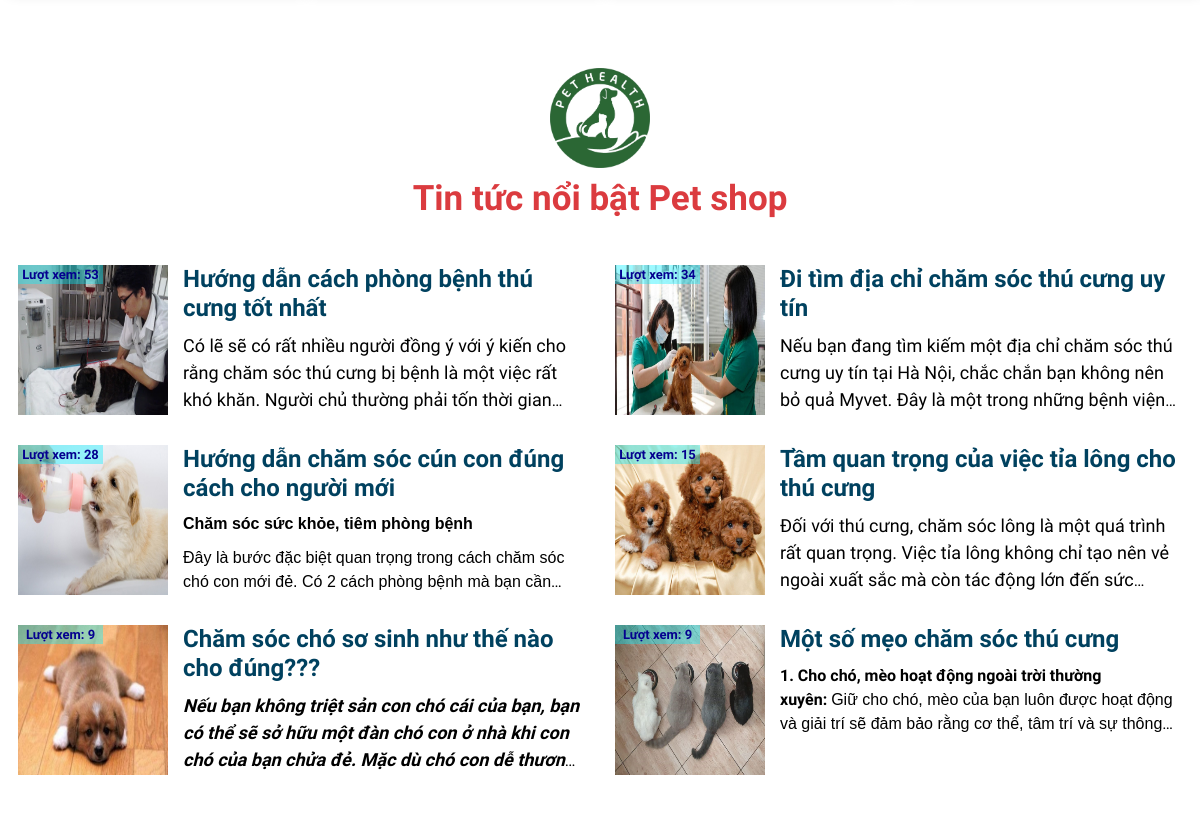
Before: / (middle part) with the older database file.
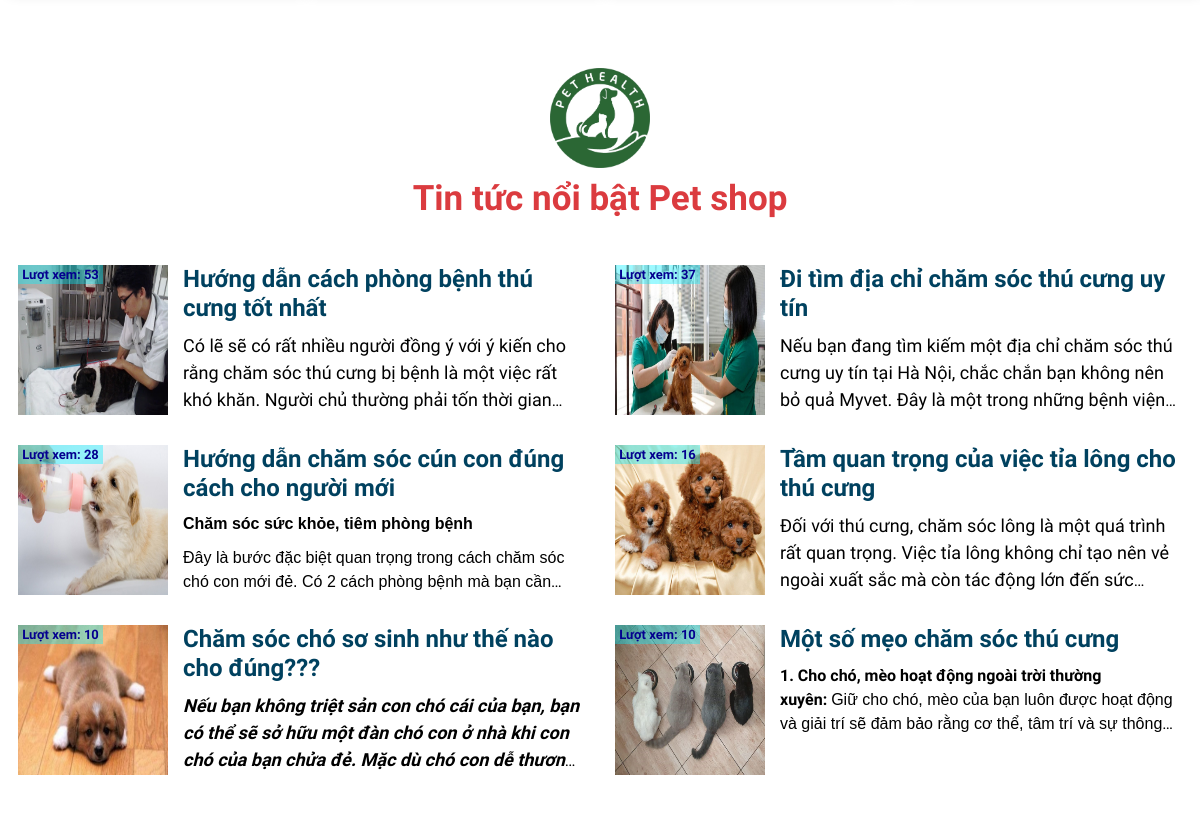
After: the same page with the newer database file.
### tables this page shows
CREATE TABLE `news` (
  `id` int(11) NOT NULL,
  `title` varchar(255) NOT NULL,
  `content` longtext NOT NULL,
  `image` varchar(255) NOT NULL,
  `date` date NOT NULL,
  `status_news` int(11) NOT NULL,
  `slug` varchar(255) NOT NULL,
  `view` int(11) NOT NULL
);

### index.php (the view, shortened to what this page needs)
<?php
include './include/config.php';
$sql_news = "SELECT * FROM news WHERE status_news = 1 ORDER BY view DESC LIMIT 6";
$query_news = $conn->prepare($sql_news);
$query_news->execute();
$result_news = $query_news->fetchAll(PDO::FETCH_OBJ);
?>
<!DOCTYPE html>
<html lang="en">
<head>
    <?php
    include "./include/link-css.php";
    ?>
</head>
<body>
    <?php
    include "./include/header.php";
    ?>
    <div class="pet-show">
    </div>
    <div class="newws">
        <div class="container">
            <div class="title-news">
                <div class="logo">
                    <img src="./image/logo-pethealth.png" alt="logo">
                </div>
                <h1>Tin tức nổi bật Pet shop</h1>
            </div>
            <div class="row">
                <?php foreach ($result_news as $key => $value) { ?>
                <div class="col-6 news-chil">
                    <div class="news-chil-image">
                        <div class="group-new-home">
                            <a href="./news-chil.php?id= <?php echo $value->id ?>"><img
                                    src="<?php echo $value->image ?>" alt="image"></a>
                            <p class="view-news-home">Lượt xem: <?php echo $value->view ?></p>
                        </div>
                    </div>
                    <div class="news-chil-title">
                        <a href="./news-chil.php?id= <?php echo $value->id ?>">
                            <h1><?php echo $value->title ?></h1>
                        </a>
                        <div class="desc-p"><?php echo $value->content ?></div>
                    </div>
                </div>
                <?php } ?>
            </div>
        </div>
    </div>
    <?php
    include "./include/footer.php";
    ?>
</body>
</html>

### include/link-css.php (shortened to what this page needs)
<link rel="stylesheet" href="./lib/fontawesome/css/all.min.css">
<link rel="stylesheet" href="./lib/Bootstrap/css/bootstrap.min.css">
<link href="https://cdn.jsdelivr.net/npm/bootstrap@5.1.3/dist/css/bootstrap.min.css" rel="stylesheet">
<link rel="stylesheet" type="text/css" href="https://cdn.jsdelivr.net/npm/slick-carousel@1.8.1/slick/slick.css"/>
<link rel="stylesheet" href="./css/style.css">

### include/header.php (shortened to what this page needs)
<!DOCTYPE html>
<html lang="en">
<head>
    <link rel="stylesheet" href="./lib/fontawesome/css/all.min.css">
    <link rel="stylesheet" href="./lib/Bootstrap/css/bootstrap.min.css">
    <link href="https://cdn.jsdelivr.net/npm/bootstrap@5.1.3/dist/css/bootstrap.min.css" rel="stylesheet"
>
    <link rel="stylesheet" href="./css/style.css">
</head>
<body>
</body>
</html>

### include/footer.php (shortened to what this page needs)
<!DOCTYPE html>
<html lang="en">
<head>
    <link rel="stylesheet" href="./lib/fontawesome/css/all.min.css">
    <link rel="stylesheet" href="./lib/Bootstrap/css/bootstrap.min.css">
    <link href="https://cdn.jsdelivr.net/npm/bootstrap@5.1.3/dist/css/bootstrap.min.css" rel="stylesheet">
    <link rel="stylesheet" href="./css/style.css">
</head>
<body>
</body>
</html>

### css/style.css (style rules this page uses)
* { padding: 0; margin: 0; box-sizing: border-box; font-family: "Roboto Condensed", sans-serif; }
@media (min-width: 1200px) { .container { max-width: 1194px !important; } }
.pet-show { width: 100%; height: 1100px; background-image: url(../image/bbb.jpg); background-size: cover; background-repeat: no-repeat; padding-top: 40px; }
.newws { padding-bottom: 40px; }
.title-news { padding-top: 40px; }
.title-news .logo { display: flex; justify-content: center; }
.title-news .logo img { width: 100px; height: 100px; }
.title-news h1 { color: #db3b3f; font-size: 35px; text-align: center; font-weight: bold; margin: 10px 0 30px 0; }
.newws .news-chil { display: flex; padding: 15px 15px; }
.newws .news-chil a img { width: 150px; height: 150px; }
.newws .news-chil .news-chil-title { margin-left: 15px; width: 70%; }
.newws .news-chil .news-chil-title a h1 { font-size: 24px; margin-bottom: 10px; color: #00415f; font-weight: bold; }
.newws .news-chil .news-chil-title .desc-p { font-size: 16px; color: #000000; display: -webkit-box; -webkit-line-clamp: 3; -webkit-box-orient: vertical; overflow: hidden; }
.group-new-home { position: relative; }
.view-news-home { position: absolute; top: 0px; left: 0px; width: 85px; display: flex; font-size: 13px; font-weight: bold; color: #05008f; background: rgba(0, 238, 255, 0.383); justify-content: center; }

Changed rows visible on the page:
changed news "Đi tìm địa chỉ chăm sóc thú cưng uy tín": view "34" → "37"
changed news "Tầm quan trọng của việc tỉa lông cho thú cưng": view "15" → "16"
changed news "Chăm sóc chó sơ sinh như thế nào cho đúng???": view "9" → "10"
changed news "Một số mẹo chăm sóc thú cưng": view "9" → "10"
